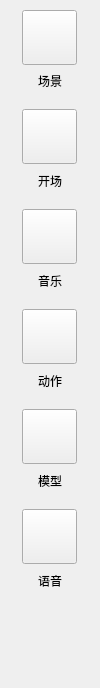
        <widget class="QWidget" name="panle_left_2" native="true">
         <property name="enabled">
          <bool>true</bool>
         </property>
         <property name="minimumSize">
          <size>
           <width>100</width>
           <height>0</height>
          </size>
         </property>
         <property name="maximumSize">
          <size>
           <width>100</width>
           <height>16777215</height>
          </size>
         </property>
         <property name="accessibleName">
          <string notr="true">titlebar_grey</string>
         </property>
         <layout class="QVBoxLayout" name="verticalLayout_4">
          <property name="spacing">
           <number>0</number>
          </property>
          <property name="leftMargin">
           <number>0</number>
          </property>
          <property name="topMargin">
           <number>0</number>
          </property>
          <property name="rightMargin">
           <number>0</number>
          </property>
          <property name="bottomMargin">
           <number>0</number>
          </property>
          <item>
           <widget class="QWidget" name="widget_57" native="true">
            <property name="minimumSize">
             <size>
              <width>100</width>
              <height>100</height>
             </size>
            </property>
            <property name="maximumSize">
             <size>
              <width>100</width>
              <height>100</height>
             </size>
            </property>
            <layout class="QVBoxLayout" name="verticalLayout_3">
             <item>
              <layout class="QHBoxLayout" name="horizontalLayout_68">
               <property name="spacing">
                <number>0</number>
               </property>
               <item>
                <widget class="QPushButton" name="pb_store_scene_3">
                 <property name="maximumSize">
                  <size>
                   <width>55</width>
                   <height>55</height>
                  </size>
                 </property>
                 <property name="text">
                  <string/>
                 </property>
                </widget>
               </item>
              </layout>
             </item>
             <item>
              <widget class="QLabel" name="label_70">
               <property name="minimumSize">
                <size>
                 <width>0</width>
                 <height>18</height>
                </size>
               </property>
               <property name="maximumSize">
                <size>
                 <width>16777215</width>
                 <height>18</height>
                </size>
               </property>
               <property name="accessibleName">
                <string notr="true">titlebar_font</string>
               </property>
               <property name="text">
                <string>场景</string>
               </property>
               <property name="alignment">
                <set>Qt::AlignCenter</set>
               </property>
              </widget>
             </item>
            </layout>
           </widget>
          </item>
          <item>
           <widget class="QWidget" name="widget_58" native="true">
            <property name="minimumSize">
             <size>
              <width>100</width>
              <height>100</height>
             </size>
            </property>
            <property name="maximumSize">
             <size>
              <width>100</width>
              <height>100</height>
             </size>
            </property>
            <layout class="QVBoxLayout" name="verticalLayout_6">
             <item>
              <layout class="QHBoxLayout" name="horizontalLayout_69">
               <property name="spacing">
                <number>0</number>
               </property>
               <item>
                <widget class="QPushButton" name="pb_store_start_3">
                 <property name="minimumSize">
                  <size>
                   <width>0</width>
                   <height>55</height>
                  </size>
                 </property>
                 <property name="maximumSize">
                  <size>
                   <width>55</width>
                   <height>55</height>
                  </size>
                 </property>
                 <property name="text">
                  <string/>
                 </property>
                </widget>
               </item>
              </layout>
             </item>
             <item>
              <widget class="QLabel" name="label_71">
               <property name="accessibleName">
                <string notr="true">titlebar_font</string>
               </property>
               <property name="text">
                <string>开场</string>
               </property>
               <property name="alignment">
                <set>Qt::AlignCenter</set>
               </property>
              </widget>
             </item>
            </layout>
           </widget>
          </item>
          <item>
           <widget class="QWidget" name="widget_59" native="true">
            <property name="minimumSize">
             <size>
              <width>100</width>
              <height>100</height>
             </size>
            </property>
            <property name="maximumSize">
             <size>
              <width>100</width>
              <height>100</height>
             </size>
            </property>
            <layout class="QVBoxLayout" name="verticalLayout_7">
             <item>
              <layout class="QHBoxLayout" name="horizontalLayout_71">
               <item>
                <widget class="QPushButton" name="pb_store_music_3">
                 <property name="minimumSize">
                  <size>
                   <width>55</width>
                   <height>55</height>
                  </size>
                 </property>
                 <property name="maximumSize">
                  <size>
                   <width>55</width>
                   <height>55</height>
                  </size>
                 </property>
                 <property name="text">
                  <string/>
                 </property>
                </widget>
               </item>
              </layout>
             </item>
             <item>
              <widget class="QLabel" name="label_72">
               <property name="accessibleName">
                <string notr="true">titlebar_font</string>
               </property>
               <property name="text">
                <string>音乐</string>
               </property>
               <property name="alignment">
                <set>Qt::AlignCenter</set>
               </property>
              </widget>
             </item>
            </layout>
           </widget>
          </item>
          <item>
           <widget class="QWidget" name="widget_60" native="true">
            <property name="minimumSize">
             <size>
              <width>100</width>
              <height>100</height>
             </size>
            </property>
            <property name="maximumSize">
             <size>
              <width>100</width>
              <height>100</height>
             </size>
            </property>
            <layout class="QVBoxLayout" name="verticalLayout_8">
             <item>
              <layout class="QHBoxLayout" name="horizontalLayout_72">
               <item>
                <widget class="QPushButton" name="pb_store_action_3">
                 <property name="minimumSize">
                  <size>
                   <width>55</width>
                   <height>55</height>
                  </size>
                 </property>
                 <property name="maximumSize">
                  <size>
                   <width>55</width>
                   <height>55</height>
                  </size>
                 </property>
                 <property name="text">
                  <string/>
                 </property>
                </widget>
               </item>
              </layout>
             </item>
             <item>
              <widget class="QLabel" name="label_73">
               <property name="accessibleName">
                <string notr="true">titlebar_font</string>
               </property>
               <property name="text">
                <string>动作</string>
               </property>
               <property name="alignment">
                <set>Qt::AlignCenter</set>
               </property>
              </widget>
             </item>
            </layout>
           </widget>
          </item>
          <item>
           <widget class="QWidget" name="widget_61" native="true">
            <property name="minimumSize">
             <size>
              <width>100</width>
              <height>100</height>
             </size>
            </property>
            <property name="maximumSize">
             <size>
              <width>100</width>
              <height>100</height>
             </size>
            </property>
            <layout class="QVBoxLayout" name="verticalLayout_9">
             <item>
              <layout class="QHBoxLayout" name="horizontalLayout_74">
               <item>
                <widget class="QPushButton" name="pb_store_model_3">
                 <property name="minimumSize">
                  <size>
                   <width>55</width>
                   <height>55</height>
                  </size>
                 </property>
                 <property name="maximumSize">
                  <size>
                   <width>55</width>
                   <height>55</height>
                  </size>
                 </property>
                 <property name="text">
                  <string/>
                 </property>
                </widget>
               </item>
              </layout>
             </item>
             <item>
              <widget class="QLabel" name="label_74">
               <property name="accessibleName">
                <string notr="true">titlebar_font</string>
               </property>
               <property name="text">
                <string>模型</string>
               </property>
               <property name="alignment">
                <set>Qt::AlignCenter</set>
               </property>
              </widget>
             </item>
            </layout>
           </widget>
          </item>
          <item>
           <widget class="QWidget" name="widget_62" native="true">
            <property name="minimumSize">
             <size>
              <width>100</width>
              <height>100</height>
             </size>
            </property>
            <property name="maximumSize">
             <size>
              <width>100</width>
              <height>100</height>
             </size>
            </property>
            <layout class="QVBoxLayout" name="verticalLayout_10">
             <item>
              <layout class="QHBoxLayout" name="horizontalLayout_75">
               <item>
                <widget class="QPushButton" name="pb_store_voice_3">
                 <property name="minimumSize">
                  <size>
                   <width>55</width>
                   <height>55</height>
                  </size>
                 </property>
                 <property name="maximumSize">
                  <size>
                   <width>55</width>
                   <height>55</height>
                  </size>
                 </property>
                 <property name="text">
                  <string/>
                 </property>
                </widget>
               </item>
              </layout>
             </item>
             <item>
              <widget class="QLabel" name="label_75">
               <property name="accessibleName">
                <string notr="true">titlebar_font</string>
               </property>
               <property name="text">
                <string>语音</string>
               </property>
               <property name="alignment">
                <set>Qt::AlignCenter</set>
               </property>
              </widget>
             </item>
            </layout>
           </widget>
          </item>
          <item>
           <spacer name="verticalSpacer">
            <property name="orientation">
             <enum>Qt::Vertical</enum>
            </property>
            <property name="sizeHint" stdset="0">
             <size>
              <width>20</width>
              <height>88</height>
             </size>
            </property>
           </spacer>
          </item>
         </layout>
        </widget>
